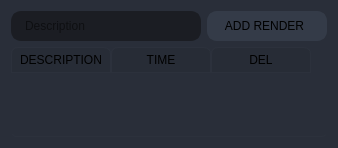
                     <widget class="QFrame" name="frame_div_table_widget">
                      <property name="minimumSize">
                       <size>
                        <width>0</width>
                        <height>40</height>
                       </size>
                      </property>
                      <property name="styleSheet">
                       <string notr="true">background-color: rgb(41, 46, 57);
border-radius: 10px;
</string>
                      </property>
                      <property name="frameShape">
                       <enum>QFrame::StyledPanel</enum>
                      </property>
                      <property name="frameShadow">
                       <enum>QFrame::Raised</enum>
                      </property>
                      <layout class="QVBoxLayout" name="verticalLayout_20">
                       <item>
                        <layout class="QGridLayout" name="gridLayout_6">
                         <item row="0" column="1">
                          <widget class="QPushButton" name="pushButton_add_render">
                           <property name="minimumSize">
                            <size>
                             <width>120</width>
                             <height>30</height>
                            </size>
                           </property>
                           <property name="font">
                            <font>
                             <family>Segoe UI</family>
                             <pointsize>9</pointsize>
                            </font>
                           </property>
                           <property name="styleSheet">
                            <string notr="true">QPushButton {
	border: 2px solid rgb(52, 59, 72);
	border-radius: 10px;	
	background-color: rgb(52, 59, 72);
	padding-right: 5px;
}
QPushButton:hover {
	background-color: rgb(57, 65, 80);
	border: 2px solid rgb(61, 70, 86);
}
QPushButton:pressed {	
	background-color: rgb(35, 40, 49);
	border: 2px solid rgb(43, 50, 61);
}</string>
                           </property>
                           <property name="text">
                            <string>ADD RENDER</string>
                           </property>
                           <property name="icon">
                            <iconset resource="files.qrc">
                             <normaloff>:/16x16/icons/16x16/cil-plus.png</normaloff>:/16x16/icons/16x16/cil-plus.png</iconset>
                           </property>
                          </widget>
                         </item>
                         <item row="0" column="0">
                          <widget class="QLineEdit" name="lineEdit_description">
                           <property name="minimumSize">
                            <size>
                             <width>0</width>
                             <height>30</height>
                            </size>
                           </property>
                           <property name="styleSheet">
                            <string notr="true">QLineEdit {
	background-color: rgb(27, 29, 35);
	border-radius: 10px;
	border: 2px solid rgb(27, 29, 35);
	padding-left: 10px;
}
QLineEdit:hover {
	border: 2px solid rgb(64, 71, 88);
}
QLineEdit:focus {
	border: 2px solid rgb(91, 101, 124);
}</string>
                           </property>
                           <property name="maxLength">
                            <number>32</number>
                           </property>
                           <property name="placeholderText">
                            <string>Description</string>
                           </property>
                          </widget>
                         </item>
                         <item row="1" column="0" colspan="2">
                          <widget class="QTableWidget" name="tableWidget_renders">
                           <property name="sizePolicy">
                            <sizepolicy hsizetype="Expanding" vsizetype="Expanding">
                             <horstretch>0</horstretch>
                             <verstretch>0</verstretch>
                            </sizepolicy>
                           </property>
                           <property name="minimumSize">
                            <size>
                             <width>0</width>
                             <height>90</height>
                            </size>
                           </property>
                           <property name="maximumSize">
                            <size>
                             <width>16777215</width>
                             <height>100</height>
                            </size>
                           </property>
                           <property name="palette">
                            <palette>
                             <active>
                              <colorrole role="WindowText">
                               <brush brushstyle="SolidPattern">
                                <color alpha="255">
                                 <red>210</red>
                                 <green>210</green>
                                 <blue>210</blue>
                                </color>
                               </brush>
                              </colorrole>
                              <colorrole role="Button">
                               <brush brushstyle="SolidPattern">
                                <color alpha="0">
                                 <red>0</red>
                                 <green>0</green>
                                 <blue>0</blue>
                                </color>
                               </brush>
                              </colorrole>
                              <colorrole role="Text">
                               <brush brushstyle="SolidPattern">
                                <color alpha="255">
                                 <red>210</red>
                                 <green>210</green>
                                 <blue>210</blue>
                                </color>
                               </brush>
                              </colorrole>
                              <colorrole role="ButtonText">
                               <brush brushstyle="SolidPattern">
                                <color alpha="255">
                                 <red>210</red>
                                 <green>210</green>
                                 <blue>210</blue>
                                </color>
                               </brush>
                              </colorrole>
                              <colorrole role="Base">
                               <brush brushstyle="NoBrush">
                                <color alpha="255">
                                 <red>0</red>
                                 <green>0</green>
                                 <blue>0</blue>
                                </color>
                               </brush>
                              </colorrole>
                              <colorrole role="Window">
                               <brush brushstyle="SolidPattern">
                                <color alpha="0">
                                 <red>0</red>
                                 <green>0</green>
                                 <blue>0</blue>
                                </color>
                               </brush>
                              </colorrole>
                              <colorrole role="PlaceholderText">
                               <brush brushstyle="NoBrush">
                                <color alpha="128">
                                 <red>210</red>
                                 <green>210</green>
                                 <blue>210</blue>
                                </color>
                               </brush>
                              </colorrole>
                             </active>
                             <inactive>
                              <colorrole role="WindowText">
                               <brush brushstyle="SolidPattern">
                                <color alpha="255">
                                 <red>210</red>
                                 <green>210</green>
                                 <blue>210</blue>
                                </color>
                               </brush>
                              </colorrole>
                              <colorrole role="Button">
                               <brush brushstyle="SolidPattern">
                                <color alpha="0">
                                 <red>0</red>
                                 <green>0</green>
                                 <blue>0</blue>
                                </color>
                               </brush>
                              </colorrole>
                              <colorrole role="Text">
                               <brush brushstyle="SolidPattern">
                                <color alpha="255">
                                 <red>210</red>
                                 <green>210</green>
                                 <blue>210</blue>
                                </color>
                               </brush>
                              </colorrole>
                              <colorrole role="ButtonText">
                               <brush brushstyle="SolidPattern">
                                <color alpha="255">
                                 <red>210</red>
                                 <green>210</green>
                                 <blue>210</blue>
                                </color>
                               </brush>
                              </colorrole>
                              <colorrole role="Base">
                               <brush brushstyle="NoBrush">
                                <color alpha="255">
                                 <red>0</red>
                                 <green>0</green>
                                 <blue>0</blue>
                                </color>
                               </brush>
                              </colorrole>
                              <colorrole role="Window">
                               <brush brushstyle="SolidPattern">
                                <color alpha="0">
                                 <red>0</red>
                                 <green>0</green>
                                 <blue>0</blue>
                                </color>
                               </brush>
                              </colorrole>
                              <colorrole role="PlaceholderText">
                               <brush brushstyle="NoBrush">
                                <color alpha="128">
                                 <red>210</red>
                                 <green>210</green>
                                 <blue>210</blue>
                                </color>
                               </brush>
                              </colorrole>
                             </inactive>
                             <disabled>
                              <colorrole role="WindowText">
                               <brush brushstyle="SolidPattern">
                                <color alpha="255">
                                 <red>210</red>
                                 <green>210</green>
                                 <blue>210</blue>
                                </color>
                               </brush>
                              </colorrole>
                              <colorrole role="Button">
                               <brush brushstyle="SolidPattern">
                                <color alpha="0">
                                 <red>0</red>
                                 <green>0</green>
                                 <blue>0</blue>
                                </color>
                               </brush>
                              </colorrole>
                              <colorrole role="Text">
                               <brush brushstyle="SolidPattern">
                                <color alpha="255">
                                 <red>210</red>
                                 <green>210</green>
                                 <blue>210</blue>
                                </color>
                               </brush>
                              </colorrole>
                              <colorrole role="ButtonText">
                               <brush brushstyle="SolidPattern">
                                <color alpha="255">
                                 <red>210</red>
                                 <green>210</green>
                                 <blue>210</blue>
                                </color>
                               </brush>
                              </colorrole>
                              <colorrole role="Base">
                               <brush brushstyle="NoBrush">
                                <color alpha="255">
                                 <red>0</red>
                                 <green>0</green>
                                 <blue>0</blue>
                                </color>
                               </brush>
                              </colorrole>
                              <colorrole role="Window">
                               <brush brushstyle="SolidPattern">
                                <color alpha="0">
                                 <red>0</red>
                                 <green>0</green>
                                 <blue>0</blue>
                                </color>
                               </brush>
                              </colorrole>
                              <colorrole role="PlaceholderText">
                               <brush brushstyle="NoBrush">
                                <color alpha="128">
                                 <red>210</red>
                                 <green>210</green>
                                 <blue>210</blue>
                                </color>
                               </brush>
                              </colorrole>
                             </disabled>
                            </palette>
                           </property>
                           <property name="styleSheet">
                            <string notr="true">QTableWidget {	
	background-color: transparent;
	border-radius: 5px;
	gridline-color: rgb(44, 49, 60);
	border-bottom: 1px solid rgb(44, 49, 60);
}
QTableWidget::item{
	border-color: rgb(44, 49, 60);
	padding-left: 5px;
	padding-right: 5px;
	gridline-color: rgb(44, 49, 60);
}
QTableWidget::item:selected{
	background-color: rgb(52, 59, 72);	
	color: rgb(210, 210, 210);
}
QScrollBar:horizontal {
    border: none;
    background: rgb(52, 59, 72);
    height: 14px;
    margin: 0px 21px 0 21px;
	border-radius: 0px;
}
 QScrollBar:vertical {
	border: none;
    background: rgb(52, 59, 72);
    width: 14px;
    margin: 21px 0 21px 0;
	border-radius: 0px;
 }
QHeaderView::section{
	Background-color: rgb(39, 44, 54);
	max-width: 30px;
	border: 1px solid rgb(44, 49, 60);
	border-style: none;
    border-bottom: 1px solid rgb(44, 49, 60);
    border-right: 1px solid rgb(44, 49, 60);
}
QTableWidget::horizontalHeader {	
	background-color: rgb(81, 255, 0);
}
QHeaderView::section:horizontal
{
    border: 1px solid rgb(44, 49, 60);
	background-color: rgb(39, 44, 54);
	padding: 3px;
	border-top-left-radius: 7px;
    border-top-right-radius: 7px;
}
QHeaderView::section:vertical
{
    border: 1px solid rgb(44, 49, 60);
}
</string>
                           </property>
                           <property name="frameShape">
                            <enum>QFrame::NoFrame</enum>
                           </property>
                           <property name="verticalScrollBarPolicy">
                            <enum>Qt::ScrollBarAsNeeded</enum>
                           </property>
                           <property name="horizontalScrollBarPolicy">
                            <enum>Qt::ScrollBarAlwaysOff</enum>
                           </property>
                           <property name="sizeAdjustPolicy">
                            <enum>QAbstractScrollArea::AdjustToContents</enum>
                           </property>
                           <property name="autoScroll">
                            <bool>false</bool>
                           </property>
                           <property name="editTriggers">
                            <set>QAbstractItemView::NoEditTriggers</set>
                           </property>
                           <property name="tabKeyNavigation">
                            <bool>false</bool>
                           </property>
                           <property name="showDropIndicator" stdset="0">
                            <bool>false</bool>
                           </property>
                           <property name="selectionMode">
                            <enum>QAbstractItemView::ExtendedSelection</enum>
                           </property>
                           <property name="selectionBehavior">
                            <enum>QAbstractItemView::SelectRows</enum>
                           </property>
                           <property name="showGrid">
                            <bool>true</bool>
                           </property>
                           <property name="gridStyle">
                            <enum>Qt::SolidLine</enum>
                           </property>
                           <property name="sortingEnabled">
                            <bool>false</bool>
                           </property>
                           <attribute name="horizontalHeaderVisible">
                            <bool>true</bool>
                           </attribute>
                           <attribute name="verticalHeaderVisible">
                            <bool>false</bool>
                           </attribute>
                           <column>
                            <property name="text">
                             <string>DESCRIPTION</string>
                            </property>
                           </column>
                           <column>
                            <property name="text">
                             <string>TIME</string>
                            </property>
                            <property name="textAlignment">
                             <set>AlignCenter</set>
                            </property>
                           </column>
                           <column>
                            <property name="text">
                             <string notr="true">DEL</string>
                            </property>
                            <property name="textAlignment">
                             <set>AlignCenter</set>
                            </property>
                           </column>
                          </widget>
                         </item>
                        </layout>
                       </item>
                      </layout>
                     </widget>
